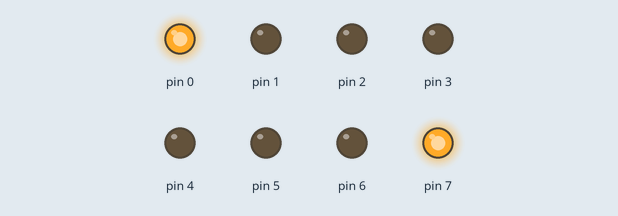
The sketch below on a simulated Arduino Uno, built with avr-gcc and run on an emulated ATmega328P. On the bench: output pins drawn as LEDs (lit = HIGH).

Above: at 0.5 s.
At 2.5 s:
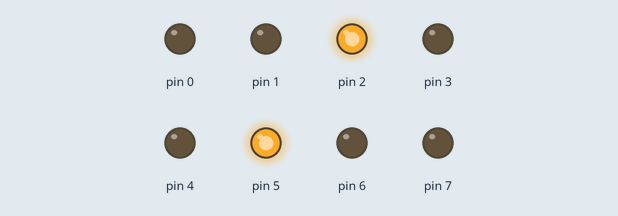
At 4.0 s:
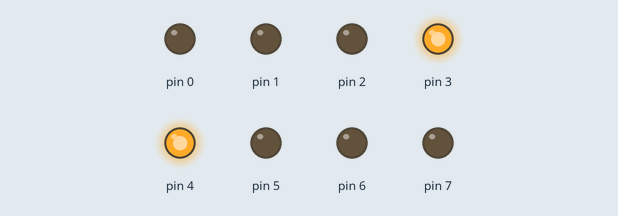
At 9.5 s:
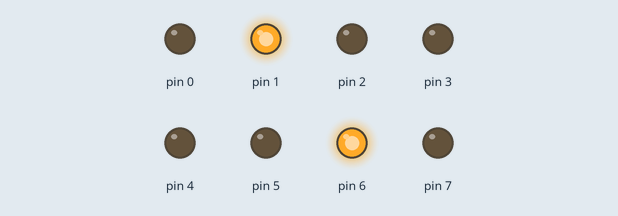
Timing chart, 0 to 10.4 s (numbered marks = the images above):
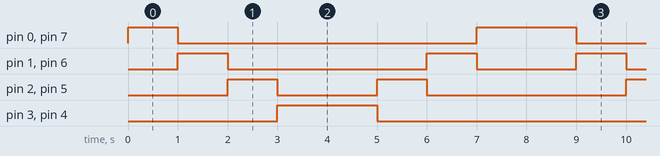

The sketch:

led_Animation.ino
```cpp
void setup()
{
  DDRD = 255;
}

void loop()
{
  int i;
  int lsb = 0b00000001;
  int msb = 0b10000000;
  byte dataLED;
  for (i = 0; i < 8; i++)
  {
    dataLED = ((lsb << i) | (msb >> i));
    PORTD = dataLED;
    delay(1000);
  }
}
```

Measured:
- by itself, pin 0, pin 7: repeats every 8.0 s: LOW 6.0 s, HIGH 2.0 s
- by itself, pin 1, pin 6: repeats every 8.0 s: LOW 4.0 s, HIGH 1.0 s, LOW 2.0 s, HIGH 1.0 s
- by itself, pin 2, pin 5: repeats every 8.0 s: LOW 2.0 s, HIGH 1.0 s, LOW 4.0 s, HIGH 1.0 s
- by itself, pin 3, pin 4: alternates HIGH for 2.0 s and LOW for 6.0 s
